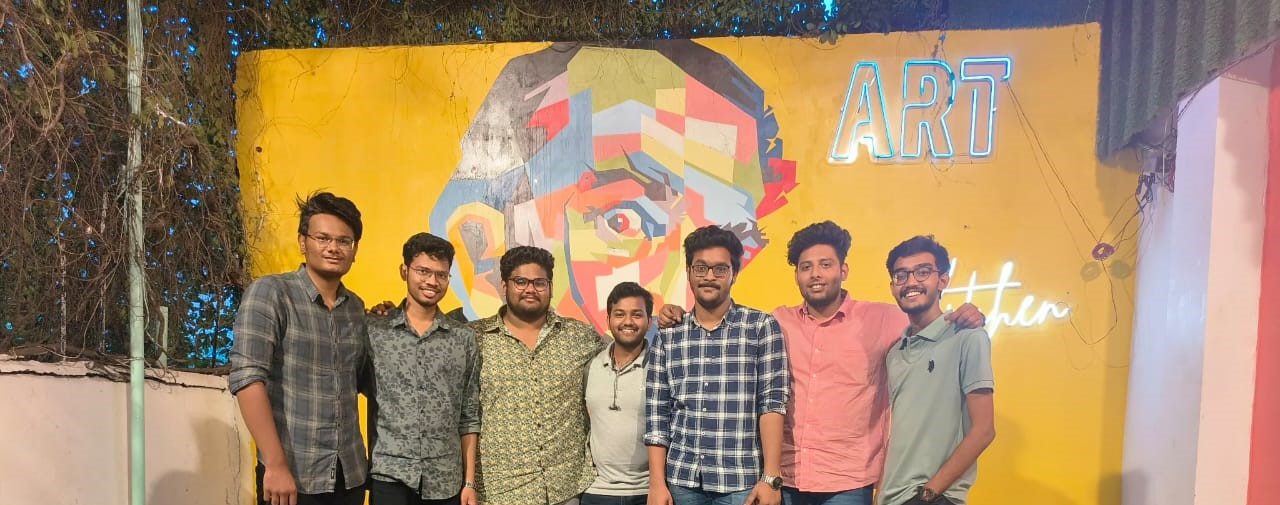
#> input picture grp.jpg, 1280 x 505 px
$ python human_detection.py
#> lines starting #> are read from the running program, lines starting #| are printed output that depends on the picture; after the words box and inside, x2 and y2 are one past the last pixel; in counts of white or black regions, pixels touching at a corner belong together
import cv2
import os

# Specify the input image path
input_image_path = 'grp.jpg'

# Check if the input image file exists
if not os.path.isfile(input_image_path):
    print(f"Error: The file '{input_image_path}' does not exist.")
else:
    # Create folder for saving face images
    output_folder = 'face_images'
    if not os.path.exists(output_folder):
        os.makedirs(output_folder)

    # Read the input image
    frame = cv2.imread(input_image_path)
#> frame is the input picture: shape (505, 1280, 3); mean B, G, R 104.8, 137.6, 166.2

    if frame is not None:
        print("Image loaded successfully.")
        print("Input image shape:", frame.shape)
#| Input image shape: (505, 1280, 3)
        print("Input image data type:", frame.dtype)
#| Input image data type: uint8

        # Load the Haar Cascade classifier for face detection
        face_cascade = cv2.CascadeClassifier(cv2.data.haarcascades + 'haarcascade_frontalface_default.xml')

        # Convert the frame to grayscale for face detection
        gray = cv2.cvtColor(frame, cv2.COLOR_BGR2GRAY)
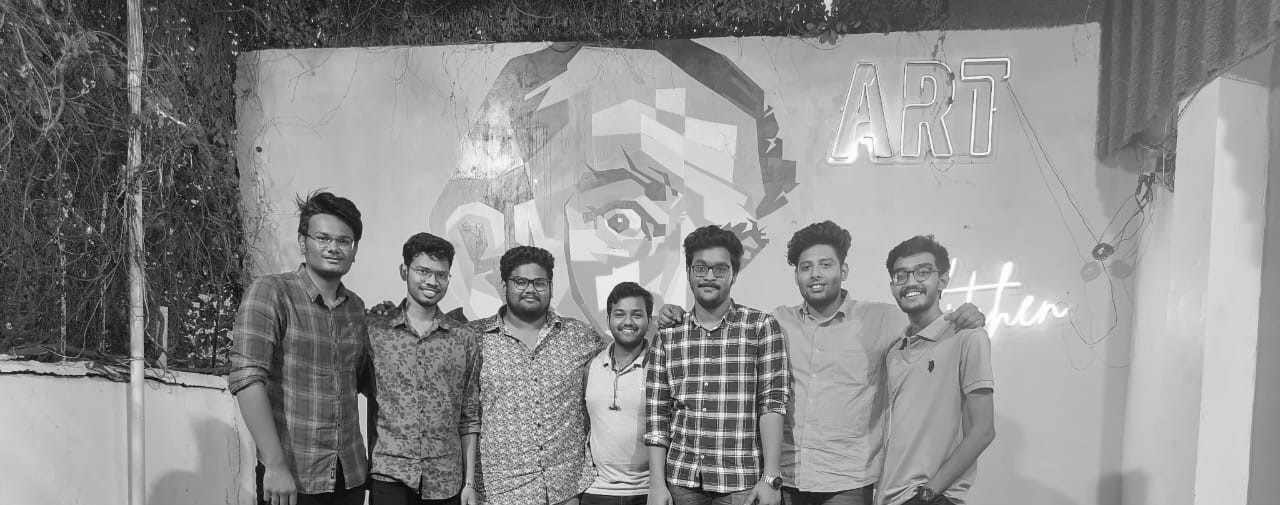
#> gray: shape (505, 1280); min 0, max 255, mean 142.4

        # Detect faces using the Haar Cascade classifier
        faces = face_cascade.detectMultiScale(gray, scaleFactor=1.3, minNeighbors=5)
#> faces = [[604, 295, 49, 49], [300, 215, 61, 61], [406, 254, 51, 51], [503, 262, 52, 52], [789, 242, 59, 59], [680, 244, 60, 60], [884, 249, 60, 60]]

        face_images = []  # List to store cropped face images

        # Increase the border around the detected faces
        border_size = 20

        for (x, y, w, h) in faces:
            # Define new coordinates with increased border
            x_with_border = max(0, x - border_size)
            y_with_border = max(0, y - border_size)
            w_with_border = min(frame.shape[1] - x_with_border, w + 2 * border_size)
            h_with_border = min(frame.shape[0] - y_with_border, h + 2 * border_size)

            # Crop the face region from the frame with increased border
            face_roi = frame[y_with_border:y_with_border + h_with_border, x_with_border:x_with_border + w_with_border]

            # Append the cropped face image to the list
            face_images.append(face_roi)

            cv2.rectangle(frame, (x_with_border, y_with_border), (x_with_border + w_with_border, y_with_border + h_with_border), (0, 255, 0), 2)
#> this loop made 7 passes
#> (x, y, w, h, x_with_border, y_with_border, w_with_border, h_with_border) on passes 1 to 7: (604, 295, 49, 49, 584, 275, 89, 89), (300, 215, 61, 61, 280, 195, 101, 101), (406, 254, 51, 51, 386, 234, 91, 91), (503, 262, 52, 52, 483, 242, 92, 92), (789, 242, 59, 59, 769, 222, 99, 99), (680, 244, 60, 60, 660, 224, 100, 100), (884, 249, 60, 60, 864, 229, 100, 100)
#> pass 1, `face_roi = frame[y_with_border:y_with_border + h_with_border, x_with_b..`:
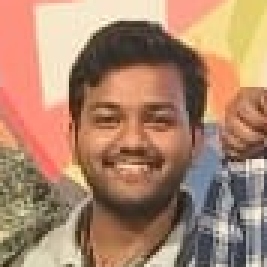
#> face_roi: shape (89, 89, 3) (shown 3 times larger); mean B, G, R 108.7, 133.3, 170.8
#> pass 2, `face_roi = frame[y_with_border:y_with_border + h_with_border, x_with_b..`:
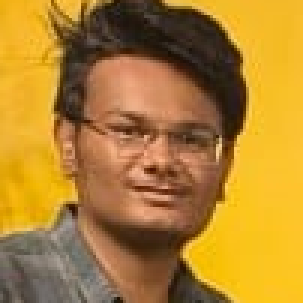
#> face_roi: shape (101, 101, 3) (shown 3 times larger); mean B, G, R 50.5, 129.9, 175.6
#> pass 3, `face_roi = frame[y_with_border:y_with_border + h_with_border, x_with_b..`:
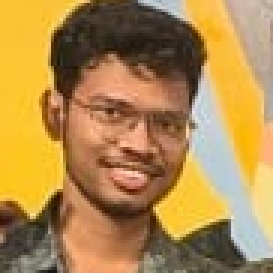
#> face_roi: shape (91, 91, 3) (shown 3 times larger); mean B, G, R 78.8, 137.8, 176.2
#> after the loop:
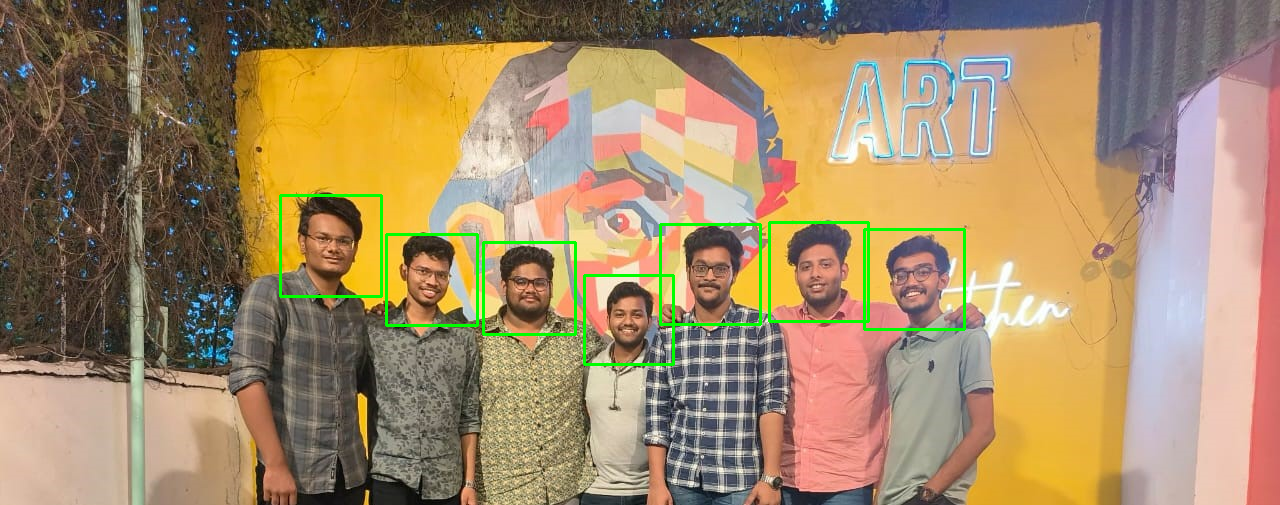
#> frame: shape (505, 1280, 3); 1.24% of pixels changed, all inside (x1, y1, x2, y2) = (279, 194, 966, 366)
#> after the loop, face_images = 7 items

        # Save detected faces as jpg files
        for idx, face_image in enumerate(face_images):
            filename = os.path.join(output_folder, f'face_{idx + 1}.jpg')
            cv2.imwrite(filename, face_image)
#> this loop made 7 passes
#> pass 1, `cv2.imwrite(filename, face_image)`:
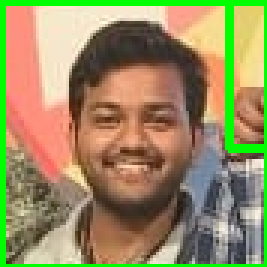
#> saved as face_1.jpg: shape (89, 89, 3) (shown 3 times larger); mean B, G, R 97.7, 141.9, 152.9
#> pass 2, `cv2.imwrite(filename, face_image)`:
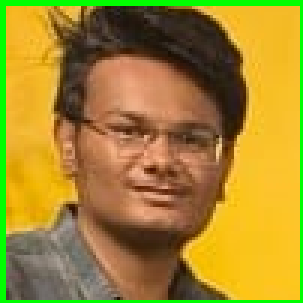
#> saved as face_2.jpg: shape (101, 101, 3) (shown 3 times larger); mean B, G, R 47.7, 135.8, 163.8

        # Display the image with rectangles around detected faces
        cv2.imshow("Detected Faces", frame)
        cv2.waitKey(0)
        cv2.destroyAllWindows()

    else:
        print(f"Error: Unable to read the image file '{input_image_path}'.")
